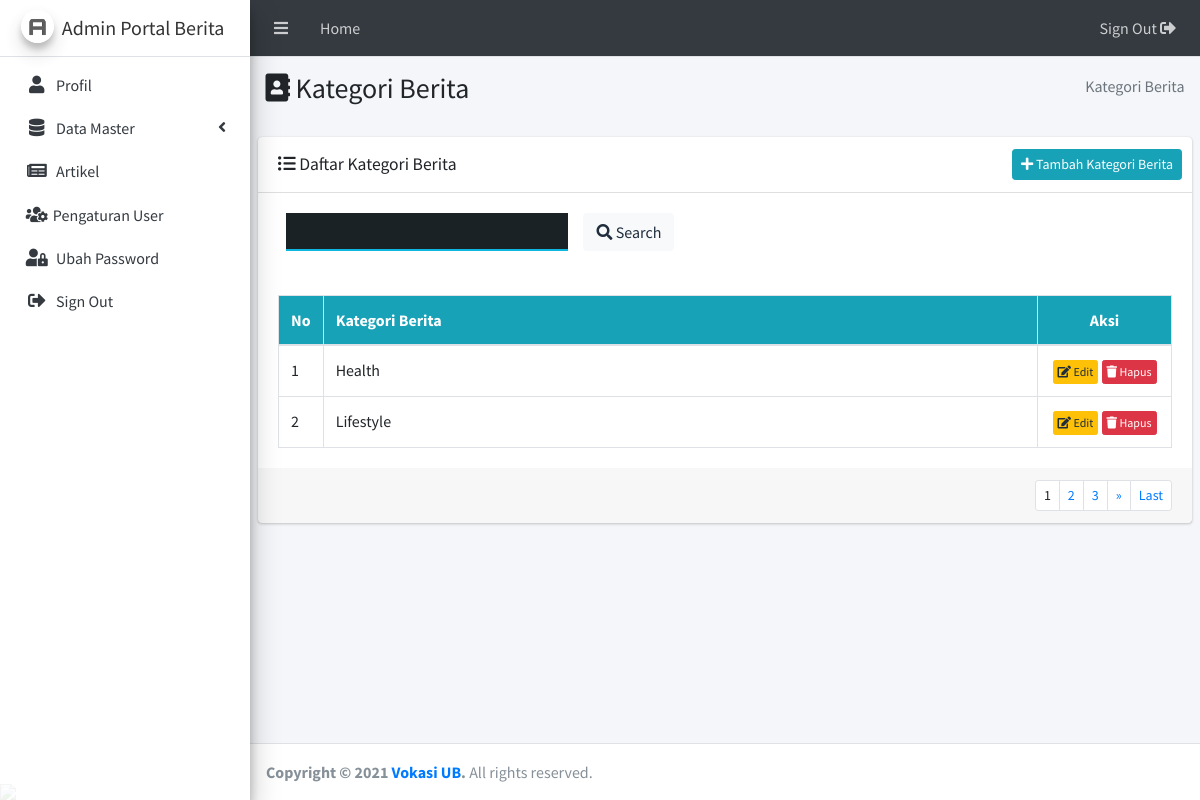
The app's page /admin/index.php?include=kategori-berita (signed in) with its own data.
### tables this page shows
CREATE TABLE `kategori_berita` (
  `id_kategori_berita` int(11) NOT NULL,
  `kategori_berita` varchar(50) DEFAULT NULL
);

### admin/include/kategoriberita.php (the view, shortened to what this page needs)
<?php
if(isset($_SESSION['katakunci_k_berita'])){
  $katakunci = $_SESSION['katakunci_k_berita'];
}
else {
  $katakunci = "";
}
?>
    <section class="content-header">
      <div class="container-fluid">
        <div class="row mb-2">
          <div class="col-sm-6">
            <h3><i class="fas fa-address-book"></i> Kategori Berita</h3>
          </div>
          <div class="col-sm-6">
            <ol class="breadcrumb float-sm-right">
              <li class="breadcrumb-item active"> Kategori Berita</li>
            </ol>
          </div>
        </div>
      </div>
    </section>
    <section class="content">
            <div class="card">
              <div class="card-header">
                <h3 class="card-title" style="margin-top:5px;"><i class="fas fa-list-ul"></i> Daftar  Kategori Berita</h3>
                <div class="card-tools">
                  <a href="index.php?include=tambah-kategori-berita" class="btn btn-sm btn-info float-right"><i class="fas fa-plus"></i> Tambah  Kategori Berita</a>
                </div>
              </div>
              <div class="card-body">
              <div class="col-md-12">
              <form method="post" action="">
                <div class="row">
                <div class="col-md-4 bottom-10">
                <input type="text" class="form-control" id="kata_kunci"  name="katakunci">
              </div>
              <div class="col-md-5 bottom-10">
              <button type="submit" class="btn btn-light">
              <i class="fas fa-search"></i> Search</button>  </div>
                </div>
                </form>
                </div><br>
                <table class="table table-bordered">
                  <thead>
                    <tr class="bg-info">
                      <th width="5%">No</th>
                      <th width="80%">Kategori Berita</th>
                      <th width="15%"><center>Aksi</center></th>
                    </tr>
                  </thead>
                  <tbody>
                  <?php
                    $batas = 2;
                    if(!isset($_GET['halaman'])){
                          $posisi = 0;
                    }else{
                          $halaman = $_GET['halaman'];
                          $posisi = ($halaman-1) * $batas;
                    }
                  $sql_k = "SELECT `id_kategori_berita`,`kategori_berita` FROM
                  `kategori_berita`";
                    $sql_k .= "where `kategori_berita` LIKE '%$katakunci%'";
                  $sql_k .= " ORDER BY `kategori_berita` limit $posisi, $batas ";
                  $query_k = mysqli_query($koneksi,$sql_k);
                  $no = $posisi+1;
                  while($data_k = mysqli_fetch_row($query_k)){
                  $id_kategori_berita = $data_k[0];
                  $kategori_berita = $data_k[1];
                  ?>
                  <tr>
                  <td><?php echo $no;?></td>
                  <td><?php echo $kategori_berita;?></td>
                  <td align="center">
                  <a href="index.php?include=edit-kategori-berita&data=<?php echo $id_kategori_berita;?>"
                  class="btn btn-xs btn-warning"><i class="fas fa-edit"></i> Edit</a>
                  <a href="javascript:if(confirm('Anda yakin ingin menghapus data
                  <?php echo $kategori_berita;
                  ?>?'))window.location.href ='index.php?include=kategori-berita&aksi=hapus&data=
                  <?php echo$id_kategori_berita;
                  ?>&notif=hapusberhasil'"
                  class="btn btn-xs btn-danger"><i class="fas fa-trash"></i>
                  Hapus</a>
                      </td>
                    </tr>
                    <?php $no++;}?>
                  </tbody>
                </table>
              </div>
              <?php
                  include("includes/pagination.php")
                  ?>
            </div>
    </section>

### records on screen
kategori_berita: kategori_berita "Health"
kategori_berita: kategori_berita "Lifestyle"
